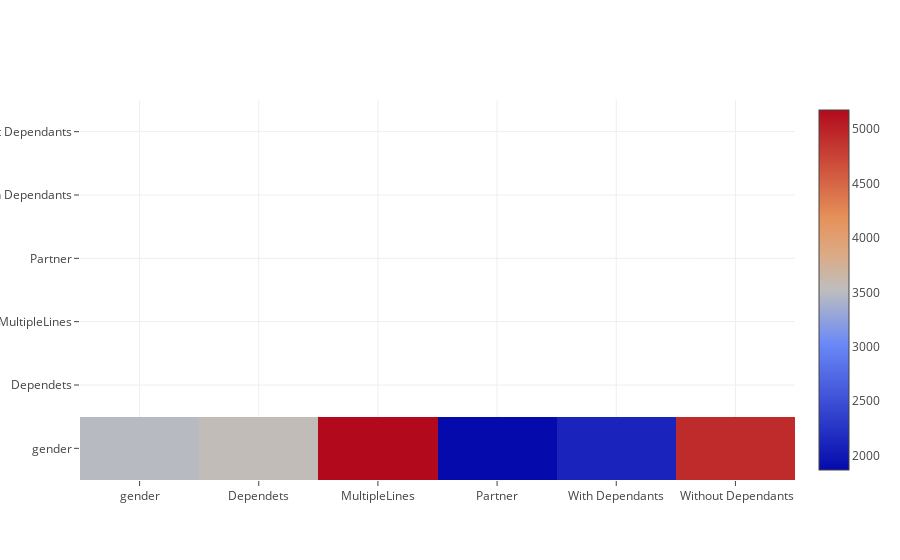

Notebook code for this chart:
### Code cell
data = pd.read_csv('WA_Fn-UseC_-Telco-Customer-Churn.csv')
data.dropna()
trace = go.Heatmap(z=[[females,males,no,yes,total_dependants,no_dependants]],
                   x=["gender","Dependets","MultipleLines","Partner","With Dependants", " Without Dependants"],
                   y=["gender","Dependets","MultipleLines","Partner","With Dependants", " Without Dependants"]
                   )
data=[trace]
iplot(data, filename='labelled-heatmap')

### Figure 1 — Plotly figure (JSON) as saved in the notebook; plotly's stock layout.template omitted (floating-point values rounded to 4 significant figures)
{"data": [{"type": "heatmap", "uid": "748a8010-1470-4f6d-9d17-bcc3703ba380", "x": ["gender", "Dependets", "MultipleLines", "Partner", "With Dependants", " Without Dependants"], "y": ["gender", "Dependets", "MultipleLines", "Partner", "With Dependants", " Without Dependants"], "z": [[3488, 3555, 5174, 1869, 2110, 4933]]}], "layout": {}}
